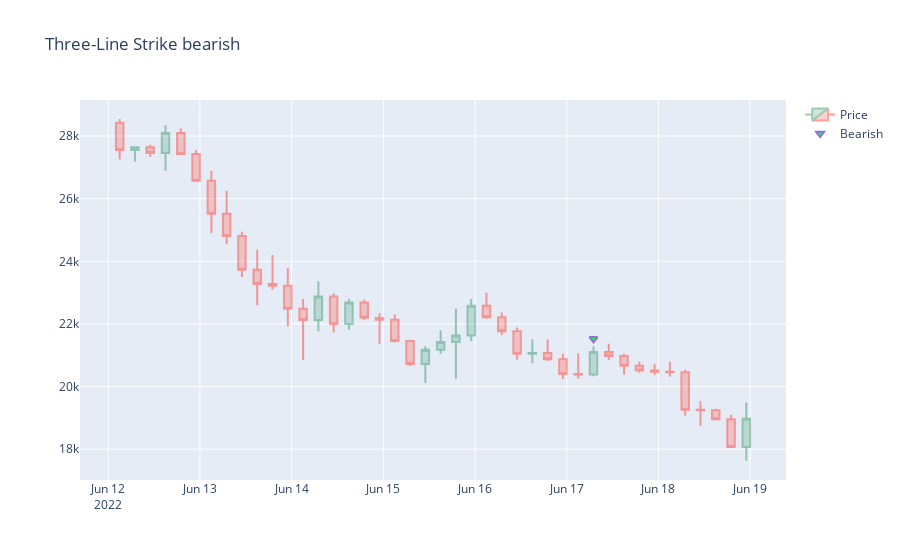

Notebook code for this chart:
### Code cell
fig = go.Figure()

fig.add_trace(go.Candlestick(x=three_line_strike_plot_bear['Time'],
                             open=three_line_strike_plot_bear['Open'],
                             high=three_line_strike_plot_bear['High'],
                             low=three_line_strike_plot_bear['Low'],
                             close=three_line_strike_plot_bear['Close'], name="Price", opacity=0.5))


fig.add_trace(go.Scatter(x=three_line_strike_plot_bear['Time'], 
                         y=three_line_strike_plot_bear['three_line_strike_bearish_dot'],
                         opacity=1, mode='markers', marker=dict(color='#16FF32', symbol='6', size=7, line=dict(color='MediumPurple',width=2)),
                         name="Bearish"))


fig.update_layout(xaxis_rangeslider_visible=False, title = 'Three-Line Strike bearish')
fig.show()
